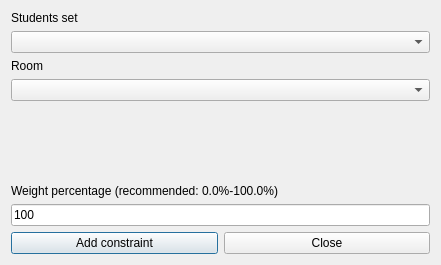
<?xml version="1.0" encoding="UTF-8"?>
<ui version="4.0">
 <class>AddConstraintStudentsSetHomeRoomForm_template</class>
 <widget class="QDialog" name="AddConstraintStudentsSetHomeRoomForm_template">
  <property name="geometry">
   <rect>
    <x>0</x>
    <y>0</y>
    <width>441</width>
    <height>265</height>
   </rect>
  </property>
  <property name="windowTitle">
   <string extracomment="This is the title of the dialog to add a new constraint of this type">Add students set home room</string>
  </property>
  <layout class="QGridLayout" name="gridLayout">
   <item row="0" column="0">
    <layout class="QVBoxLayout">
     <item>
      <widget class="QLabel" name="studentsTextLabel">
       <property name="text">
        <string>Students set</string>
       </property>
       <property name="wordWrap">
        <bool>false</bool>
       </property>
      </widget>
     </item>
     <item>
      <widget class="QComboBox" name="studentsComboBox"/>
     </item>
    </layout>
   </item>
   <item row="1" column="0">
    <layout class="QVBoxLayout">
     <item>
      <widget class="QLabel" name="roomsTextLabel">
       <property name="frameShape">
        <enum>QFrame::NoFrame</enum>
       </property>
       <property name="frameShadow">
        <enum>QFrame::Plain</enum>
       </property>
       <property name="text">
        <string>Room</string>
       </property>
       <property name="wordWrap">
        <bool>false</bool>
       </property>
       <property name="buddy">
        <cstring>roomsComboBox</cstring>
       </property>
      </widget>
     </item>
     <item>
      <widget class="QComboBox" name="roomsComboBox"/>
     </item>
    </layout>
   </item>
   <item row="2" column="0">
    <spacer name="spacer1">
     <property name="orientation">
      <enum>Qt::Vertical</enum>
     </property>
     <property name="sizeType">
      <enum>QSizePolicy::Expanding</enum>
     </property>
     <property name="sizeHint" stdset="0">
      <size>
       <width>20</width>
       <height>40</height>
      </size>
     </property>
    </spacer>
   </item>
   <item row="3" column="0">
    <layout class="QVBoxLayout">
     <item>
      <widget class="QLabel" name="weightTextLabel">
       <property name="frameShape">
        <enum>QFrame::NoFrame</enum>
       </property>
       <property name="frameShadow">
        <enum>QFrame::Plain</enum>
       </property>
       <property name="text">
        <string>Weight percentage (recommended: 0.0%-100.0%)</string>
       </property>
       <property name="wordWrap">
        <bool>false</bool>
       </property>
      </widget>
     </item>
     <item>
      <widget class="QLineEdit" name="weightLineEdit">
       <property name="text">
        <string>100</string>
       </property>
      </widget>
     </item>
    </layout>
   </item>
   <item row="4" column="0">
    <layout class="QHBoxLayout">
     <item>
      <widget class="QPushButton" name="addConstraintPushButton">
       <property name="text">
        <string>Add constraint</string>
       </property>
      </widget>
     </item>
     <item>
      <widget class="QPushButton" name="closePushButton">
       <property name="text">
        <string>Close</string>
       </property>
      </widget>
     </item>
    </layout>
   </item>
  </layout>
 </widget>
 <layoutdefault spacing="6" margin="11"/>
 <tabstops>
  <tabstop>studentsComboBox</tabstop>
  <tabstop>roomsComboBox</tabstop>
  <tabstop>weightLineEdit</tabstop>
  <tabstop>addConstraintPushButton</tabstop>
  <tabstop>closePushButton</tabstop>
 </tabstops>
 <resources/>
 <connections/>
</ui>
